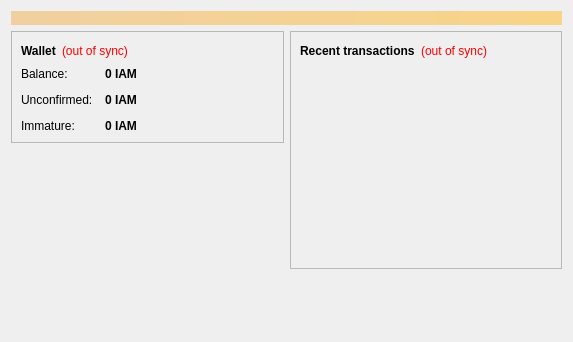
<?xml version="1.0" encoding="UTF-8"?>
<ui version="4.0">
 <class>OverviewPage</class>
 <widget class="QWidget" name="OverviewPage">
  <property name="geometry">
   <rect>
    <x>0</x>
    <y>0</y>
    <width>573</width>
    <height>342</height>
   </rect>
  </property>
  <property name="windowTitle">
   <string>Form</string>
  </property>
  <layout class="QVBoxLayout" name="topLayout">
   <item>
    <widget class="QLabel" name="labelAlerts">
     <property name="visible">
      <bool>false</bool>
     </property>
     <property name="styleSheet">
      <string notr="true">background-color: qlineargradient(x1: 0, y1: 0, x2: 1, y2: 0, stop:0 #F0D0A0, stop:1 #F8D488); color:#000000;</string>
     </property>
     <property name="wordWrap">
      <bool>true</bool>
     </property>
     <property name="margin">
      <number>3</number>
     </property>
    </widget>
   </item>
   <item>
    <layout class="QHBoxLayout" name="horizontalLayout" stretch="1,1">
     <item>
      <layout class="QVBoxLayout" name="verticalLayout_2">
       <item>
        <widget class="QFrame" name="frame">
         <property name="frameShape">
          <enum>QFrame::StyledPanel</enum>
         </property>
         <property name="frameShadow">
          <enum>QFrame::Raised</enum>
         </property>
         <layout class="QVBoxLayout" name="verticalLayout_4">
          <item>
           <layout class="QHBoxLayout" name="horizontalLayout_4">
            <item>
             <widget class="QLabel" name="label_5">
              <property name="font">
               <font>
                <weight>75</weight>
                <bold>true</bold>
               </font>
              </property>
              <property name="text">
               <string>Wallet</string>
              </property>
             </widget>
            </item>
            <item>
             <widget class="QLabel" name="labelWalletStatus">
              <property name="toolTip">
               <string>The displayed information may be out of date. Your wallet automatically synchronizes with the IAMKEY network after a connection is established, but this process has not completed yet.</string>
              </property>
              <property name="styleSheet">
               <string notr="true">QLabel { color: red; }</string>
              </property>
              <property name="text">
               <string notr="true">(out of sync)</string>
              </property>
              <property name="alignment">
               <set>Qt::AlignLeading|Qt::AlignLeft|Qt::AlignVCenter</set>
              </property>
             </widget>
            </item>
            <item>
             <spacer name="horizontalSpacer_2">
              <property name="orientation">
               <enum>Qt::Horizontal</enum>
              </property>
              <property name="sizeHint" stdset="0">
               <size>
                <width>40</width>
                <height>20</height>
               </size>
              </property>
             </spacer>
            </item>
           </layout>
          </item>
          <item>
           <layout class="QFormLayout" name="formLayout_2">
            <property name="fieldGrowthPolicy">
             <enum>QFormLayout::AllNonFixedFieldsGrow</enum>
            </property>
            <property name="horizontalSpacing">
             <number>12</number>
            </property>
            <property name="verticalSpacing">
             <number>12</number>
            </property>
            <item row="0" column="0">
             <widget class="QLabel" name="label">
              <property name="text">
               <string>Balance:</string>
              </property>
             </widget>
            </item>
            <item row="0" column="1">
             <widget class="QLabel" name="labelBalance">
              <property name="font">
               <font>
                <weight>75</weight>
                <bold>true</bold>
               </font>
              </property>
              <property name="cursor">
               <cursorShape>IBeamCursor</cursorShape>
              </property>
              <property name="toolTip">
               <string>Your current balance</string>
              </property>
              <property name="text">
               <string notr="true">0 IAM</string>
              </property>
              <property name="textInteractionFlags">
               <set>Qt::LinksAccessibleByMouse|Qt::TextSelectableByKeyboard|Qt::TextSelectableByMouse</set>
              </property>
             </widget>
            </item>
            <item row="1" column="0">
             <widget class="QLabel" name="label_3">
              <property name="text">
               <string>Unconfirmed:</string>
              </property>
             </widget>
            </item>
            <item row="1" column="1">
             <widget class="QLabel" name="labelUnconfirmed">
              <property name="font">
               <font>
                <weight>75</weight>
                <bold>true</bold>
               </font>
              </property>
              <property name="cursor">
               <cursorShape>IBeamCursor</cursorShape>
              </property>
              <property name="toolTip">
               <string>Total of transactions that have yet to be confirmed, and do not yet count toward the current balance</string>
              </property>
              <property name="text">
               <string notr="true">0 IAM</string>
              </property>
              <property name="textInteractionFlags">
               <set>Qt::LinksAccessibleByMouse|Qt::TextSelectableByKeyboard|Qt::TextSelectableByMouse</set>
              </property>
             </widget>
            </item>
            <item row="2" column="0">
             <widget class="QLabel" name="labelImmatureText">
              <property name="text">
               <string>Immature:</string>
              </property>
             </widget>
            </item>
            <item row="2" column="1">
             <widget class="QLabel" name="labelImmature">
              <property name="font">
               <font>
                <weight>75</weight>
                <bold>true</bold>
               </font>
              </property>
              <property name="toolTip">
               <string>Mined balance that has not yet matured</string>
              </property>
              <property name="text">
               <string notr="true">0 IAM</string>
              </property>
              <property name="textInteractionFlags">
               <set>Qt::LinksAccessibleByMouse|Qt::TextSelectableByKeyboard|Qt::TextSelectableByMouse</set>
              </property>
             </widget>
            </item>
           </layout>
          </item>
         </layout>
        </widget>
       </item>
       <item>
        <spacer name="verticalSpacer">
         <property name="orientation">
          <enum>Qt::Vertical</enum>
         </property>
         <property name="sizeHint" stdset="0">
          <size>
           <width>20</width>
           <height>40</height>
          </size>
         </property>
        </spacer>
       </item>
      </layout>
     </item>
     <item>
      <layout class="QVBoxLayout" name="verticalLayout_3">
       <item>
        <widget class="QFrame" name="frame_2">
         <property name="frameShape">
          <enum>QFrame::StyledPanel</enum>
         </property>
         <property name="frameShadow">
          <enum>QFrame::Raised</enum>
         </property>
         <layout class="QVBoxLayout" name="verticalLayout">
          <item>
           <layout class="QHBoxLayout" name="horizontalLayout_2">
            <item>
             <widget class="QLabel" name="label_4">
              <property name="text">
               <string>&lt;b&gt;Recent transactions&lt;/b&gt;</string>
              </property>
             </widget>
            </item>
            <item>
             <widget class="QLabel" name="labelTransactionsStatus">
              <property name="toolTip">
               <string>The displayed information may be out of date. Your wallet automatically synchronizes with the IAMKEY network after a connection is established, but this process has not completed yet.</string>
              </property>
              <property name="styleSheet">
               <string notr="true">QLabel { color: red; }</string>
              </property>
              <property name="text">
               <string notr="true">(out of sync)</string>
              </property>
              <property name="alignment">
               <set>Qt::AlignRight|Qt::AlignTrailing|Qt::AlignVCenter</set>
              </property>
             </widget>
            </item>
            <item>
             <spacer name="horizontalSpacer">
              <property name="orientation">
               <enum>Qt::Horizontal</enum>
              </property>
              <property name="sizeHint" stdset="0">
               <size>
                <width>40</width>
                <height>20</height>
               </size>
              </property>
             </spacer>
            </item>
           </layout>
          </item>
          <item>
           <widget class="QListView" name="listTransactions">
            <property name="styleSheet">
             <string notr="true">QListView { background: transparent; }</string>
            </property>
            <property name="frameShape">
             <enum>QFrame::NoFrame</enum>
            </property>
            <property name="verticalScrollBarPolicy">
             <enum>Qt::ScrollBarAlwaysOff</enum>
            </property>
            <property name="horizontalScrollBarPolicy">
             <enum>Qt::ScrollBarAlwaysOff</enum>
            </property>
            <property name="selectionMode">
             <enum>QAbstractItemView::NoSelection</enum>
            </property>
           </widget>
          </item>
         </layout>
        </widget>
       </item>
       <item>
        <spacer name="verticalSpacer_2">
         <property name="orientation">
          <enum>Qt::Vertical</enum>
         </property>
         <property name="sizeHint" stdset="0">
          <size>
           <width>20</width>
           <height>40</height>
          </size>
         </property>
        </spacer>
       </item>
      </layout>
     </item>
    </layout>
   </item>
  </layout>
 </widget>
 <resources/>
 <connections/>
</ui>
